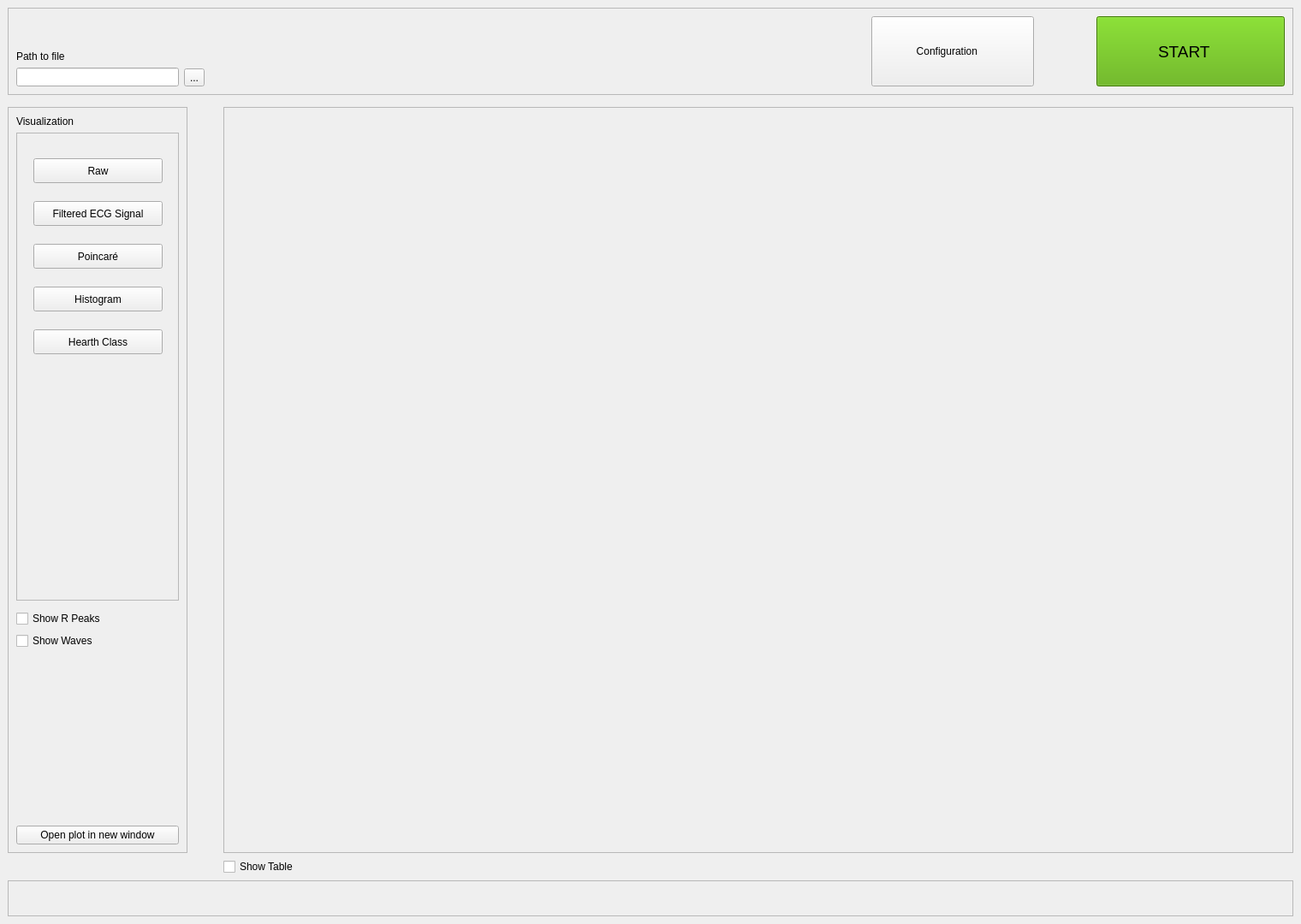
<?xml version="1.0" encoding="UTF-8"?>
<ui version="4.0">
 <class>MainWindow</class>
 <widget class="QMainWindow" name="MainWindow">
  <property name="geometry">
   <rect>
    <x>0</x>
    <y>0</y>
    <width>1520</width>
    <height>1080</height>
   </rect>
  </property>
  <property name="windowTitle">
   <string>MainWindow</string>
  </property>
  <widget class="QWidget" name="centralwidget">
   <layout class="QGridLayout" name="gridLayout">
    <item row="1" column="0">
     <spacer name="verticalSpacer_3">
      <property name="orientation">
       <enum>Qt::Orientation::Vertical</enum>
      </property>
      <property name="sizeHint" stdset="0">
       <size>
        <width>20</width>
        <height>2</height>
       </size>
      </property>
     </spacer>
    </item>
    <item row="1" column="1" rowspan="2">
     <spacer name="horizontalSpacer_4">
      <property name="orientation">
       <enum>Qt::Orientation::Horizontal</enum>
      </property>
      <property name="sizeHint" stdset="0">
       <size>
        <width>30</width>
        <height>20</height>
       </size>
      </property>
     </spacer>
    </item>
    <item row="2" column="0">
     <widget class="QFrame" name="frame_4">
      <property name="sizePolicy">
       <sizepolicy hsizetype="Fixed" vsizetype="Minimum">
        <horstretch>8</horstretch>
        <verstretch>210</verstretch>
       </sizepolicy>
      </property>
      <property name="minimumSize">
       <size>
        <width>210</width>
        <height>0</height>
       </size>
      </property>
      <property name="frameShape">
       <enum>QFrame::Shape::StyledPanel</enum>
      </property>
      <property name="frameShadow">
       <enum>QFrame::Shadow::Raised</enum>
      </property>
      <layout class="QVBoxLayout" name="verticalLayout_3">
       <item>
        <widget class="QLabel" name="label_2">
         <property name="text">
          <string>Visualization</string>
         </property>
        </widget>
       </item>
       <item>
        <widget class="QFrame" name="frame">
         <property name="sizePolicy">
          <sizepolicy hsizetype="Fixed" vsizetype="Minimum">
           <horstretch>0</horstretch>
           <verstretch>50</verstretch>
          </sizepolicy>
         </property>
         <property name="minimumSize">
          <size>
           <width>190</width>
           <height>300</height>
          </size>
         </property>
         <property name="frameShape">
          <enum>QFrame::Shape::StyledPanel</enum>
         </property>
         <property name="frameShadow">
          <enum>QFrame::Shadow::Raised</enum>
         </property>
         <widget class="QPushButton" name="btnFECG">
          <property name="geometry">
           <rect>
            <x>20</x>
            <y>80</y>
            <width>151</width>
            <height>29</height>
           </rect>
          </property>
          <property name="text">
           <string>Filtered ECG Signal</string>
          </property>
         </widget>
         <widget class="QPushButton" name="btnHRV2">
          <property name="geometry">
           <rect>
            <x>20</x>
            <y>130</y>
            <width>151</width>
            <height>29</height>
           </rect>
          </property>
          <property name="text">
           <string>Poincaré</string>
          </property>
         </widget>
         <widget class="QPushButton" name="btnHRV_DFA">
          <property name="geometry">
           <rect>
            <x>20</x>
            <y>180</y>
            <width>151</width>
            <height>29</height>
           </rect>
          </property>
          <property name="text">
           <string>Histogram</string>
          </property>
         </widget>
         <widget class="QPushButton" name="btnRaw">
          <property name="geometry">
           <rect>
            <x>20</x>
            <y>30</y>
            <width>151</width>
            <height>29</height>
           </rect>
          </property>
          <property name="text">
           <string>Raw</string>
          </property>
         </widget>
         <widget class="QPushButton" name="btnHRV_DFA_2">
          <property name="geometry">
           <rect>
            <x>20</x>
            <y>230</y>
            <width>151</width>
            <height>29</height>
           </rect>
          </property>
          <property name="text">
           <string>Hearth Class</string>
          </property>
         </widget>
        </widget>
       </item>
       <item>
        <spacer name="verticalSpacer_7">
         <property name="orientation">
          <enum>Qt::Orientation::Vertical</enum>
         </property>
         <property name="sizeHint" stdset="0">
          <size>
           <width>20</width>
           <height>5</height>
          </size>
         </property>
        </spacer>
       </item>
       <item>
        <widget class="QCheckBox" name="checkBoxRP">
         <property name="sizePolicy">
          <sizepolicy hsizetype="Minimum" vsizetype="Minimum">
           <horstretch>0</horstretch>
           <verstretch>0</verstretch>
          </sizepolicy>
         </property>
         <property name="text">
          <string>Show R Peaks</string>
         </property>
        </widget>
       </item>
       <item>
        <widget class="QCheckBox" name="checkBoxWaves">
         <property name="sizePolicy">
          <sizepolicy hsizetype="Minimum" vsizetype="Minimum">
           <horstretch>0</horstretch>
           <verstretch>0</verstretch>
          </sizepolicy>
         </property>
         <property name="text">
          <string>Show Waves</string>
         </property>
        </widget>
       </item>
       <item>
        <spacer name="verticalSpacer_6">
         <property name="orientation">
          <enum>Qt::Orientation::Vertical</enum>
         </property>
         <property name="sizeType">
          <enum>QSizePolicy::Policy::Minimum</enum>
         </property>
         <property name="sizeHint" stdset="0">
          <size>
           <width>20</width>
           <height>200</height>
          </size>
         </property>
        </spacer>
       </item>
       <item>
        <widget class="QPushButton" name="pushButton">
         <property name="text">
          <string>Open plot in new window</string>
         </property>
        </widget>
       </item>
      </layout>
     </widget>
    </item>
    <item row="2" column="2">
     <widget class="QFrame" name="frame_2">
      <property name="sizePolicy">
       <sizepolicy hsizetype="Preferred" vsizetype="Preferred">
        <horstretch>46</horstretch>
        <verstretch>0</verstretch>
       </sizepolicy>
      </property>
      <property name="autoFillBackground">
       <bool>false</bool>
      </property>
      <property name="frameShape">
       <enum>QFrame::Shape::StyledPanel</enum>
      </property>
      <property name="frameShadow">
       <enum>QFrame::Shadow::Raised</enum>
      </property>
     </widget>
    </item>
    <item row="4" column="0" colspan="3">
     <widget class="QFrame" name="frame_5">
      <property name="sizePolicy">
       <sizepolicy hsizetype="Minimum" vsizetype="Minimum">
        <horstretch>0</horstretch>
        <verstretch>10</verstretch>
       </sizepolicy>
      </property>
      <property name="minimumSize">
       <size>
        <width>0</width>
        <height>0</height>
       </size>
      </property>
      <property name="frameShape">
       <enum>QFrame::Shape::StyledPanel</enum>
      </property>
      <property name="frameShadow">
       <enum>QFrame::Shadow::Raised</enum>
      </property>
     </widget>
    </item>
    <item row="0" column="0" colspan="3">
     <widget class="QFrame" name="topbar">
      <property name="frameShape">
       <enum>QFrame::Shape::StyledPanel</enum>
      </property>
      <property name="frameShadow">
       <enum>QFrame::Shadow::Raised</enum>
      </property>
      <layout class="QHBoxLayout" name="horizontalLayout">
       <item>
        <layout class="QHBoxLayout" name="horizontalLayout_2">
         <item>
          <layout class="QVBoxLayout" name="verticalLayout">
           <item>
            <spacer name="verticalSpacer">
             <property name="orientation">
              <enum>Qt::Orientation::Vertical</enum>
             </property>
             <property name="sizeHint" stdset="0">
              <size>
               <width>20</width>
               <height>40</height>
              </size>
             </property>
            </spacer>
           </item>
           <item>
            <widget class="QLabel" name="label">
             <property name="text">
              <string>Path to file</string>
             </property>
            </widget>
           </item>
           <item>
            <widget class="QLineEdit" name="linePath">
             <property name="enabled">
              <bool>true</bool>
             </property>
             <property name="sizePolicy">
              <sizepolicy hsizetype="Fixed" vsizetype="Fixed">
               <horstretch>0</horstretch>
               <verstretch>0</verstretch>
              </sizepolicy>
             </property>
             <property name="minimumSize">
              <size>
               <width>190</width>
               <height>0</height>
              </size>
             </property>
             <property name="acceptDrops">
              <bool>false</bool>
             </property>
             <property name="readOnly">
              <bool>true</bool>
             </property>
            </widget>
           </item>
          </layout>
         </item>
         <item>
          <layout class="QVBoxLayout" name="verticalLayout_2">
           <item>
            <spacer name="verticalSpacer_2">
             <property name="orientation">
              <enum>Qt::Orientation::Vertical</enum>
             </property>
             <property name="sizeHint" stdset="0">
              <size>
               <width>20</width>
               <height>40</height>
              </size>
             </property>
            </spacer>
           </item>
           <item>
            <widget class="QToolButton" name="btnPath">
             <property name="text">
              <string>...</string>
             </property>
            </widget>
           </item>
          </layout>
         </item>
        </layout>
       </item>
       <item>
        <spacer name="horizontalSpacer_2">
         <property name="orientation">
          <enum>Qt::Orientation::Horizontal</enum>
         </property>
         <property name="sizeHint" stdset="0">
          <size>
           <width>40</width>
           <height>20</height>
          </size>
         </property>
        </spacer>
       </item>
       <item>
        <spacer name="verticalSpacer_5">
         <property name="orientation">
          <enum>Qt::Orientation::Vertical</enum>
         </property>
         <property name="sizeHint" stdset="0">
          <size>
           <width>20</width>
           <height>40</height>
          </size>
         </property>
        </spacer>
       </item>
       <item>
        <layout class="QHBoxLayout" name="horizontalLayout_3">
         <property name="sizeConstraint">
          <enum>QLayout::SizeConstraint::SetDefaultConstraint</enum>
         </property>
         <item>
          <spacer name="horizontalSpacer_3">
           <property name="orientation">
            <enum>Qt::Orientation::Horizontal</enum>
           </property>
           <property name="sizeHint" stdset="0">
            <size>
             <width>40</width>
             <height>20</height>
            </size>
           </property>
          </spacer>
         </item>
         <item>
          <spacer name="horizontalSpacer_5">
           <property name="orientation">
            <enum>Qt::Orientation::Horizontal</enum>
           </property>
           <property name="sizeHint" stdset="0">
            <size>
             <width>40</width>
             <height>20</height>
            </size>
           </property>
          </spacer>
         </item>
         <item>
          <widget class="QPushButton" name="Config">
           <property name="sizePolicy">
            <sizepolicy hsizetype="Fixed" vsizetype="Minimum">
             <horstretch>0</horstretch>
             <verstretch>0</verstretch>
            </sizepolicy>
           </property>
           <property name="minimumSize">
            <size>
             <width>190</width>
             <height>0</height>
            </size>
           </property>
           <property name="text">
            <string>  Configuration      </string>
           </property>
           <property name="icon">
            <iconset theme="applications-development"/>
           </property>
           <property name="iconSize">
            <size>
             <width>32</width>
             <height>32</height>
            </size>
           </property>
          </widget>
         </item>
         <item>
          <spacer name="horizontalSpacer">
           <property name="orientation">
            <enum>Qt::Orientation::Horizontal</enum>
           </property>
           <property name="sizeHint" stdset="0">
            <size>
             <width>20</width>
             <height>20</height>
            </size>
           </property>
          </spacer>
         </item>
         <item>
          <widget class="QPushButton" name="START">
           <property name="sizePolicy">
            <sizepolicy hsizetype="Fixed" vsizetype="Minimum">
             <horstretch>20</horstretch>
             <verstretch>0</verstretch>
            </sizepolicy>
           </property>
           <property name="minimumSize">
            <size>
             <width>220</width>
             <height>0</height>
            </size>
           </property>
           <property name="palette">
            <palette>
             <active>
              <colorrole role="WindowText">
               <brush brushstyle="SolidPattern">
                <color alpha="255">
                 <red>0</red>
                 <green>0</green>
                 <blue>0</blue>
                </color>
               </brush>
              </colorrole>
              <colorrole role="Button">
               <brush brushstyle="SolidPattern">
                <color alpha="255">
                 <red>85</red>
                 <green>170</green>
                 <blue>0</blue>
                </color>
               </brush>
              </colorrole>
              <colorrole role="Light">
               <brush brushstyle="SolidPattern">
                <color alpha="255">
                 <red>128</red>
                 <green>255</green>
                 <blue>0</blue>
                </color>
               </brush>
              </colorrole>
              <colorrole role="Midlight">
               <brush brushstyle="SolidPattern">
                <color alpha="255">
                 <red>106</red>
                 <green>212</green>
                 <blue>0</blue>
                </color>
               </brush>
              </colorrole>
              <colorrole role="Dark">
               <brush brushstyle="SolidPattern">
                <color alpha="255">
                 <red>43</red>
                 <green>85</green>
                 <blue>0</blue>
                </color>
               </brush>
              </colorrole>
              <colorrole role="Mid">
               <brush brushstyle="SolidPattern">
                <color alpha="255">
                 <red>57</red>
                 <green>113</green>
                 <blue>0</blue>
                </color>
               </brush>
              </colorrole>
              <colorrole role="Text">
               <brush brushstyle="SolidPattern">
                <color alpha="255">
                 <red>0</red>
                 <green>0</green>
                 <blue>0</blue>
                </color>
               </brush>
              </colorrole>
              <colorrole role="BrightText">
               <brush brushstyle="SolidPattern">
                <color alpha="255">
                 <red>255</red>
                 <green>255</green>
                 <blue>255</blue>
                </color>
               </brush>
              </colorrole>
              <colorrole role="ButtonText">
               <brush brushstyle="SolidPattern">
                <color alpha="255">
                 <red>0</red>
                 <green>0</green>
                 <blue>0</blue>
                </color>
               </brush>
              </colorrole>
              <colorrole role="Base">
               <brush brushstyle="SolidPattern">
                <color alpha="255">
                 <red>255</red>
                 <green>255</green>
                 <blue>255</blue>
                </color>
               </brush>
              </colorrole>
              <colorrole role="Window">
               <brush brushstyle="SolidPattern">
                <color alpha="255">
                 <red>85</red>
                 <green>170</green>
                 <blue>0</blue>
                </color>
               </brush>
              </colorrole>
              <colorrole role="Shadow">
               <brush brushstyle="SolidPattern">
                <color alpha="255">
                 <red>0</red>
                 <green>0</green>
                 <blue>0</blue>
                </color>
               </brush>
              </colorrole>
              <colorrole role="AlternateBase">
               <brush brushstyle="SolidPattern">
                <color alpha="255">
                 <red>170</red>
                 <green>212</green>
                 <blue>127</blue>
                </color>
               </brush>
              </colorrole>
              <colorrole role="ToolTipBase">
               <brush brushstyle="SolidPattern">
                <color alpha="255">
                 <red>255</red>
                 <green>255</green>
                 <blue>220</blue>
                </color>
               </brush>
              </colorrole>
              <colorrole role="ToolTipText">
               <brush brushstyle="SolidPattern">
                <color alpha="255">
                 <red>0</red>
                 <green>0</green>
                 <blue>0</blue>
                </color>
               </brush>
              </colorrole>
              <colorrole role="PlaceholderText">
               <brush brushstyle="SolidPattern">
                <color alpha="127">
                 <red>0</red>
                 <green>0</green>
                 <blue>0</blue>
                </color>
               </brush>
              </colorrole>
              <colorrole role="Accent">
               <brush brushstyle="SolidPattern">
                <color alpha="255">
                 <red>255</red>
                 <green>255</green>
                 <blue>255</blue>
                </color>
               </brush>
              </colorrole>
             </active>
             <inactive>
              <colorrole role="WindowText">
               <brush brushstyle="SolidPattern">
                <color alpha="255">
                 <red>0</red>
                 <green>0</green>
                 <blue>0</blue>
                </color>
               </brush>
              </colorrole>
              <colorrole role="Button">
               <brush brushstyle="SolidPattern">
                <color alpha="255">
                 <red>85</red>
                 <green>170</green>
                 <blue>0</blue>
                </color>
               </brush>
              </colorrole>
              <colorrole role="Light">
               <brush brushstyle="SolidPattern">
                <color alpha="255">
                 <red>128</red>
                 <green>255</green>
                 <blue>0</blue>
                </color>
               </brush>
              </colorrole>
              <colorrole role="Midlight">
               <brush brushstyle="SolidPattern">
                <color alpha="255">
                 <red>106</red>
                 <green>212</green>
                 <blue>0</blue>
                </color>
               </brush>
              </colorrole>
              <colorrole role="Dark">
               <brush brushstyle="SolidPattern">
                <color alpha="255">
                 <red>43</red>
                 <green>85</green>
                 <blue>0</blue>
                </color>
               </brush>
              </colorrole>
              <colorrole role="Mid">
               <brush brushstyle="SolidPattern">
                <color alpha="255">
                 <red>57</red>
                 <green>113</green>
                 <blue>0</blue>
                </color>
               </brush>
              </colorrole>
              <colorrole role="Text">
               <brush brushstyle="SolidPattern">
                <color alpha="255">
                 <red>0</red>
                 <green>0</green>
                 <blue>0</blue>
                </color>
               </brush>
              </colorrole>
              <colorrole role="BrightText">
               <brush brushstyle="SolidPattern">
                <color alpha="255">
                 <red>255</red>
                 <green>255</green>
                 <blue>255</blue>
                </color>
               </brush>
              </colorrole>
              <colorrole role="ButtonText">
               <brush brushstyle="SolidPattern">
                <color alpha="255">
                 <red>0</red>
                 <green>0</green>
                 <blue>0</blue>
                </color>
               </brush>
              </colorrole>
              <colorrole role="Base">
               <brush brushstyle="SolidPattern">
                <color alpha="255">
                 <red>255</red>
                 <green>255</green>
                 <blue>255</blue>
                </color>
               </brush>
              </colorrole>
              <colorrole role="Window">
               <brush brushstyle="SolidPattern">
                <color alpha="255">
                 <red>85</red>
                 <green>170</green>
                 <blue>0</blue>
                </color>
               </brush>
              </colorrole>
              <colorrole role="Shadow">
               <brush brushstyle="SolidPattern">
                <color alpha="255">
                 <red>0</red>
                 <green>0</green>
                 <blue>0</blue>
                </color>
               </brush>
              </colorrole>
              <colorrole role="AlternateBase">
               <brush brushstyle="SolidPattern">
                <color alpha="255">
                 <red>170</red>
                 <green>212</green>
                 <blue>127</blue>
                </color>
               </brush>
              </colorrole>
              <colorrole role="ToolTipBase">
               <brush brushstyle="SolidPattern">
                <color alpha="255">
                 <red>255</red>
                 <green>255</green>
                 <blue>220</blue>
                </color>
               </brush>
              </colorrole>
              <colorrole role="ToolTipText">
               <brush brushstyle="SolidPattern">
                <color alpha="255">
                 <red>0</red>
                 <green>0</green>
                 <blue>0</blue>
                </color>
               </brush>
              </colorrole>
              <colorrole role="PlaceholderText">
               <brush brushstyle="SolidPattern">
                <color alpha="127">
                 <red>0</red>
                 <green>0</green>
                 <blue>0</blue>
                </color>
               </brush>
              </colorrole>
              <colorrole role="Accent">
               <brush brushstyle="SolidPattern">
                <color alpha="255">
                 <red>255</red>
                 <green>255</green>
                 <blue>255</blue>
                </color>
               </brush>
              </colorrole>
             </inactive>
             <disabled>
              <colorrole role="WindowText">
               <brush brushstyle="SolidPattern">
                <color alpha="255">
                 <red>43</red>
                 <green>85</green>
                 <blue>0</blue>
                </color>
               </brush>
              </colorrole>
              <colorrole role="Button">
               <brush brushstyle="SolidPattern">
                <color alpha="255">
                 <red>85</red>
                 <green>170</green>
                 <blue>0</blue>
                </color>
               </brush>
              </colorrole>
              <colorrole role="Light">
               <brush brushstyle="SolidPattern">
                <color alpha="255">
                 <red>128</red>
                 <green>255</green>
                 <blue>0</blue>
                </color>
               </brush>
              </colorrole>
              <colorrole role="Midlight">
               <brush brushstyle="SolidPattern">
                <color alpha="255">
                 <red>106</red>
                 <green>212</green>
                 <blue>0</blue>
                </color>
               </brush>
              </colorrole>
              <colorrole role="Dark">
               <brush brushstyle="SolidPattern">
                <color alpha="255">
                 <red>43</red>
                 <green>85</green>
                 <blue>0</blue>
                </color>
               </brush>
              </colorrole>
              <colorrole role="Mid">
               <brush brushstyle="SolidPattern">
                <color alpha="255">
                 <red>57</red>
                 <green>113</green>
                 <blue>0</blue>
                </color>
               </brush>
              </colorrole>
              <colorrole role="Text">
               <brush brushstyle="SolidPattern">
                <color alpha="255">
                 <red>43</red>
                 <green>85</green>
                 <blue>0</blue>
                </color>
               </brush>
              </colorrole>
              <colorrole role="BrightText">
               <brush brushstyle="SolidPattern">
                <color alpha="255">
                 <red>255</red>
                 <green>255</green>
                 <blue>255</blue>
                </color>
               </brush>
              </colorrole>
              <colorrole role="ButtonText">
               <brush brushstyle="SolidPattern">
                <color alpha="255">
                 <red>43</red>
                 <green>85</green>
                 <blue>0</blue>
                </color>
               </brush>
              </colorrole>
              <colorrole role="Base">
               <brush brushstyle="SolidPattern">
                <color alpha="255">
                 <red>85</red>
                 <green>170</green>
                 <blue>0</blue>
                </color>
               </brush>
              </colorrole>
              <colorrole role="Window">
               <brush brushstyle="SolidPattern">
                <color alpha="255">
                 <red>85</red>
                 <green>170</green>
                 <blue>0</blue>
                </color>
               </brush>
              </colorrole>
              <colorrole role="Shadow">
               <brush brushstyle="SolidPattern">
                <color alpha="255">
                 <red>0</red>
                 <green>0</green>
                 <blue>0</blue>
                </color>
               </brush>
              </colorrole>
              <colorrole role="AlternateBase">
               <brush brushstyle="SolidPattern">
                <color alpha="255">
                 <red>85</red>
                 <green>170</green>
                 <blue>0</blue>
                </color>
               </brush>
              </colorrole>
              <colorrole role="ToolTipBase">
               <brush brushstyle="SolidPattern">
                <color alpha="255">
                 <red>255</red>
                 <green>255</green>
                 <blue>220</blue>
                </color>
               </brush>
              </colorrole>
              <colorrole role="ToolTipText">
               <brush brushstyle="SolidPattern">
                <color alpha="255">
                 <red>0</red>
                 <green>0</green>
                 <blue>0</blue>
                </color>
               </brush>
              </colorrole>
              <colorrole role="PlaceholderText">
               <brush brushstyle="SolidPattern">
                <color alpha="127">
                 <red>43</red>
                 <green>85</green>
                 <blue>0</blue>
                </color>
               </brush>
              </colorrole>
              <colorrole role="Accent">
               <brush brushstyle="SolidPattern">
                <color alpha="255">
                 <red>111</red>
                 <green>221</green>
                 <blue>0</blue>
                </color>
               </brush>
              </colorrole>
             </disabled>
            </palette>
           </property>
           <property name="font">
            <font>
             <pointsize>14</pointsize>
            </font>
           </property>
           <property name="text">
            <string>    START       </string>
           </property>
           <property name="icon">
            <iconset theme="media-playback-start"/>
           </property>
           <property name="iconSize">
            <size>
             <width>32</width>
             <height>32</height>
            </size>
           </property>
           <property name="checkable">
            <bool>false</bool>
           </property>
          </widget>
         </item>
        </layout>
       </item>
      </layout>
     </widget>
    </item>
    <item row="3" column="0" colspan="2">
     <spacer name="verticalSpacer_4">
      <property name="orientation">
       <enum>Qt::Orientation::Vertical</enum>
      </property>
      <property name="sizeType">
       <enum>QSizePolicy::Policy::Expanding</enum>
      </property>
      <property name="sizeHint" stdset="0">
       <size>
        <width>20</width>
        <height>2</height>
       </size>
      </property>
     </spacer>
    </item>
    <item row="3" column="2">
     <widget class="QCheckBox" name="showTable">
      <property name="text">
       <string>Show Table</string>
      </property>
     </widget>
    </item>
   </layout>
  </widget>
 </widget>
 <resources/>
 <connections/>
</ui>
